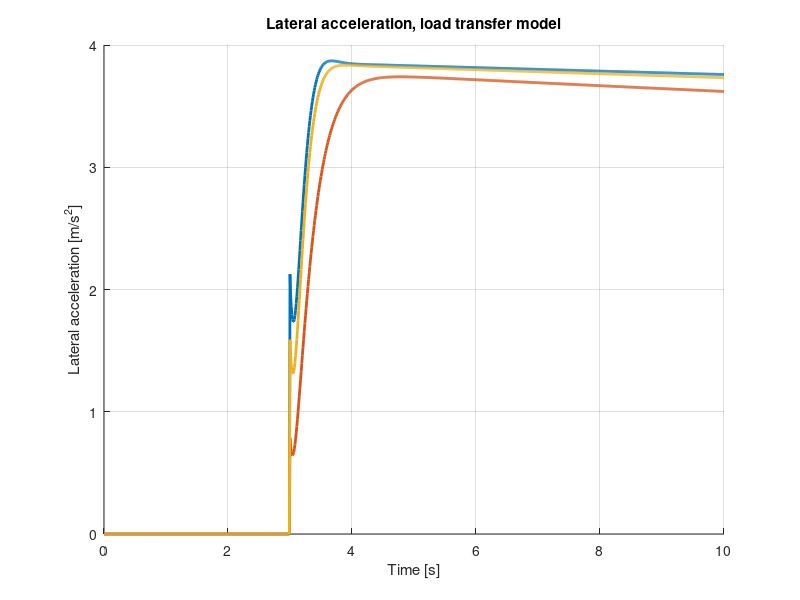

MATLAB code for this plot: (Note: this script raises an error after producing the figure.)
%% Design Task 2
% Task 3.2
close all;
clear all;
clc
%%

% Load data from task 2.2 and pick peak lateral acceleration
data1_task_2 = load("Data2_3.mat");

ay1_task_2_peak = max(data1_task_2.ay);
t = data1_task_2.t;
data2_task_2 = load("Data2_3_2.mat");

ay2_task_2_peak = max(data2_task_2.ay);
data3_task_2 = load("Data2_3_3.mat");

ay3_task_2_peak = max(data3_task_2.ay);

task_2_peak = [ay1_task_2_peak ay2_task_2_peak ay3_task_2_peak];

% Task 3.2 data
data1_task_3 = load("Data3_2.mat");
ay1_task_3 = data1_task_3.ay;
ay1_task_3_peak = max(data1_task_3.ay);
data2_task_3 = load("Data3_2_2.mat");
ay2_task_3 = data2_task_3.ay;
ay2_task_3_peak = max(data2_task_3.ay);
data3_task_3 = load("Data3_2_3.mat");
ay3_task_3 = data3_task_3.ay;
ay3_task_3_peak = max(data3_task_3.ay);

task_3_peak = [ay1_task_3_peak ay2_task_3_peak ay3_task_3_peak];

peak_ratio = zeros(1,3);

% Compare peak lateral acceleration between Task 3.2 and Task 2.2. the
% difference is expressed in percentage
for i=1:3
    peak_ratio(i) = task_3_peak(i) / task_2_peak(i);
end

% Plot lateral acc
hold on
plot(t,ay1_task_3,'DisplayName','Case 1','LineWidth',2)
plot(t,ay2_task_3,'DisplayName','Case 2','LineWidth',2)
plot(t,ay3_task_3,'DisplayName','Case 3','LineWidth',2)
grid on;
xlabel('Time [s]')
ylabel('Lateral acceleration [m/s^2]')
title('Lateral acceleration, load transfer model')
legend('Location', 'south east');


